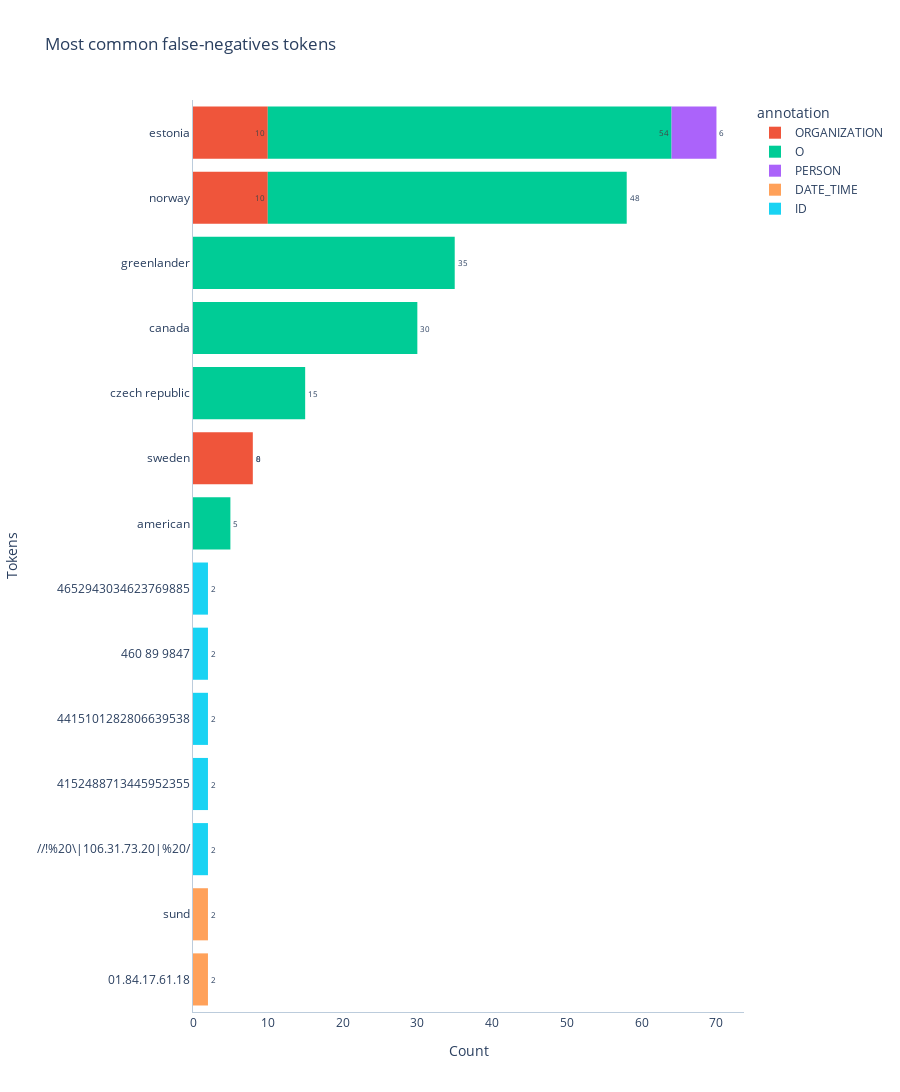
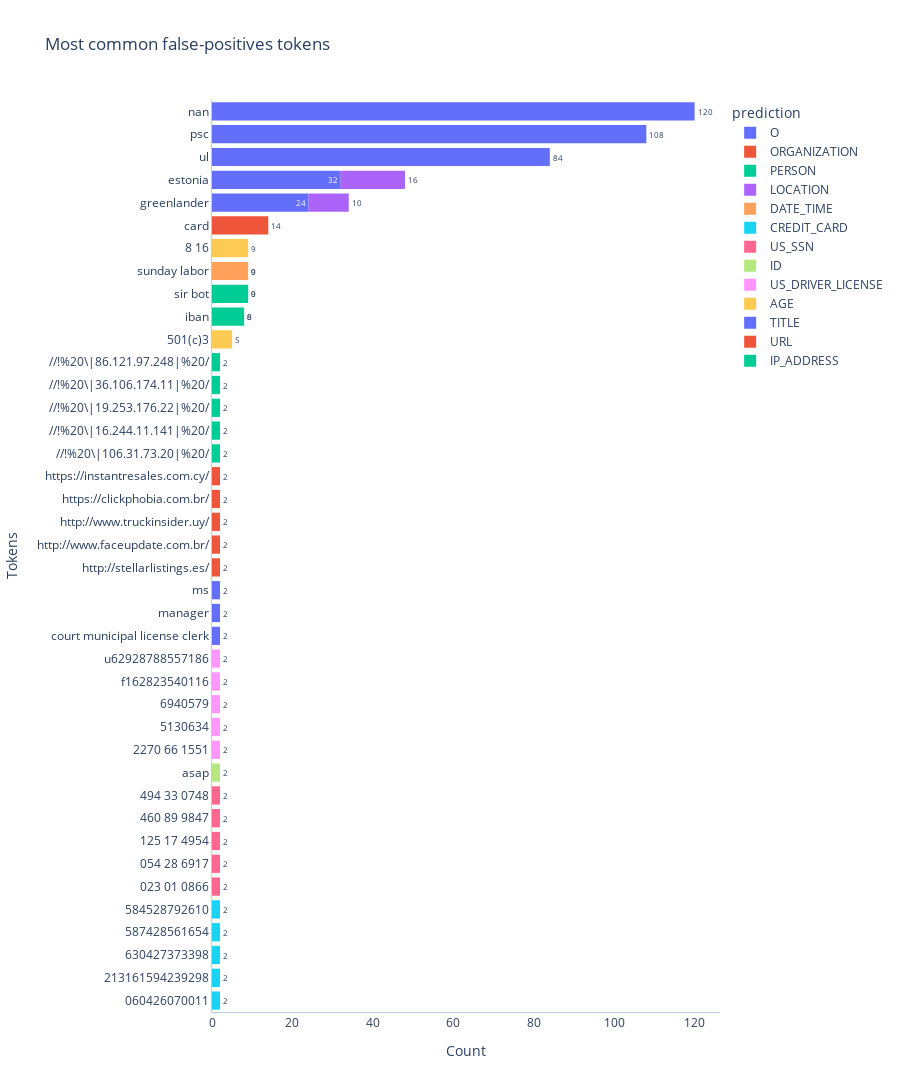

Notebook cell for these charts, in order:
### Code cell
plotter.plot_most_common_tokens(output_folder=output_folder)

### Figure 1 — Plotly figure (JSON) as saved in the notebook; plotly's stock layout.template omitted (floating-point values rounded to 4 significant figures)
{"data": [{"alignmentgroup": "True", "bingroup": "y", "cliponaxis": true, "histfunc": "sum", "hovertemplate": "annotation=ORGANIZATION<br>sum of 0=%{x}<br>token=%{y}<extra></extra>", "legendgroup": "ORGANIZATION", "marker": {"color": "#EF553B", "pattern": {"shape": ""}}, "name": "ORGANIZATION", "offsetgroup": "ORGANIZATION", "orientation": "h", "showlegend": true, "textangle": 0, "textfont": {"size": 8}, "textposition": "outside", "texttemplate": "%{value}", "type": "histogram", "x": [10, 10, 8], "xaxis": "x", "y": ["norway", "estonia", "sweden"], "yaxis": "y"}, {"alignmentgroup": "True", "bingroup": "y", "cliponaxis": true, "histfunc": "sum", "hovertemplate": "annotation=O<br>sum of 0=%{x}<br>token=%{y}<extra></extra>", "legendgroup": "O", "marker": {"color": "#00cc96", "pattern": {"shape": ""}}, "name": "O", "offsetgroup": "O", "orientation": "h", "showlegend": true, "textangle": 0, "textfont": {"size": 8}, "textposition": "outside", "texttemplate": "%{value}", "type": "histogram", "x": [9, 8, 9, 8, 7, 6, 9, 8, 7, 6, 5, 9, 8, 7, 6, 5, 9, 8, 7, 6, 5, 9, 8, 7, 6, 5], "xaxis": "x", "y": ["estonia", "norway", "estonia", "norway", "greenlander", "canada", "estonia", "norway", "greenlander", "canada", "czech republic", "estonia", "norway", "greenlander", "canada", "american", "estonia", "norway", "greenlander", "canada", "czech republic", "estonia", "norway", "greenlander", "canada", "czech republic"], "yaxis": "y"}, {"alignmentgroup": "True", "bingroup": "y", "cliponaxis": true, "histfunc": "sum", "hovertemplate": "annotation=PERSON<br>sum of 0=%{x}<br>token=%{y}<extra></extra>", "legendgroup": "PERSON", "marker": {"color": "#ab63fa", "pattern": {"shape": ""}}, "name": "PERSON", "offsetgroup": "PERSON", "orientation": "h", "showlegend": true, "textangle": 0, "textfont": {"size": 8}, "textposition": "outside", "texttemplate": "%{value}", "type": "histogram", "x": [6], "xaxis": "x", "y": ["estonia"], "yaxis": "y"}, {"alignmentgroup": "True", "bingroup": "y", "cliponaxis": true, "histfunc": "sum", "hovertemplate": "annotation=DATE_TIME<br>sum of 0=%{x}<br>token=%{y}<extra></extra>", "legendgroup": "DATE_TIME", "marker": {"color": "#FFA15A", "pattern": {"shape": ""}}, "name": "DATE_TIME", "offsetgroup": "DATE_TIME", "orientation": "h", "showlegend": true, "textangle": 0, "textfont": {"size": 8}, "textposition": "outside", "texttemplate": "%{value}", "type": "histogram", "x": [2, 2], "xaxis": "x", "y": ["01.84.17.61.18", "sund"], "yaxis": "y"}, {"alignmentgroup": "True", "bingroup": "y", "cliponaxis": true, "histfunc": "sum", "hovertemplate": "annotation=ID<br>sum of 0=%{x}<br>token=%{y}<extra></extra>", "legendgroup": "ID", "marker": {"color": "#19d3f3", "pattern": {"shape": ""}}, "name": "ID", "offsetgroup": "ID", "orientation": "h", "showlegend": true, "textangle": 0, "textfont": {"size": 8}, "textposition": "outside", "texttemplate": "%{value}", "type": "histogram", "x": [2, 2, 2, 2, 2], "xaxis": "x", "y": ["//!%20\\|106.31.73.20|%20/", "4152488713445952355", "4415101282806639538", "460 89 9847", "4652943034623769885"], "yaxis": "y"}], "layout": {"barmode": "relative", "height": 2970, "legend": {"title": {"text": "annotation"}, "tracegroupgap": 0}, "plot_bgcolor": "#FFF", "title": {"text": "Most common false-negatives tokens"}, "xaxis": {"anchor": "y", "domain": [0, 1], "linecolor": "#BCCCDC", "showgrid": false, "title": {"text": "Count"}}, "yaxis": {"anchor": "x", "categoryorder": "total ascending", "domain": [0, 1], "linecolor": "#BCCCDC", "showgrid": false, "title": {"text": "Tokens"}}}}

### Figure 2 — Plotly figure (JSON) as saved in the notebook; plotly's stock layout.template omitted (floating-point values rounded to 4 significant figures)
{"data": [{"alignmentgroup": "True", "bingroup": "y", "cliponaxis": true, "histfunc": "sum", "hovertemplate": "prediction=O<br>sum of 0=%{x}<br>token=%{y}<extra></extra>", "legendgroup": "O", "marker": {"color": "#636efa", "pattern": {"shape": ""}}, "name": "O", "offsetgroup": "O", "orientation": "h", "showlegend": true, "textangle": 0, "textfont": {"size": 8}, "textposition": "outside", "texttemplate": "%{value}", "type": "histogram", "x": [20, 18, 14, 8, 20, 18, 14, 20, 18, 14, 20, 18, 14, 8, 8, 20, 18, 14, 8, 8, 20, 18, 14, 8, 8], "xaxis": "x", "y": ["nan", "psc", "ul", "estonia", "nan", "psc", "ul", "nan", "psc", "ul", "nan", "psc", "ul", "estonia", "greenlander", "nan", "psc", "ul", "estonia", "greenlander", "nan", "psc", "ul", "estonia", "greenlander"], "yaxis": "y"}, {"alignmentgroup": "True", "bingroup": "y", "cliponaxis": true, "histfunc": "sum", "hovertemplate": "prediction=ORGANIZATION<br>sum of 0=%{x}<br>token=%{y}<extra></extra>", "legendgroup": "ORGANIZATION", "marker": {"color": "#EF553B", "pattern": {"shape": ""}}, "name": "ORGANIZATION", "offsetgroup": "ORGANIZATION", "orientation": "h", "showlegend": true, "textangle": 0, "textfont": {"size": 8}, "textposition": "outside", "texttemplate": "%{value}", "type": "histogram", "x": [14], "xaxis": "x", "y": ["card"], "yaxis": "y"}, {"alignmentgroup": "True", "bingroup": "y", "cliponaxis": true, "histfunc": "sum", "hovertemplate": "prediction=PERSON<br>sum of 0=%{x}<br>token=%{y}<extra></extra>", "legendgroup": "PERSON", "marker": {"color": "#00cc96", "pattern": {"shape": ""}}, "name": "PERSON", "offsetgroup": "PERSON", "orientation": "h", "showlegend": true, "textangle": 0, "textfont": {"size": 8}, "textposition": "outside", "texttemplate": "%{value}", "type": "histogram", "x": [9, 8], "xaxis": "x", "y": ["sir bot", "iban"], "yaxis": "y"}, {"alignmentgroup": "True", "bingroup": "y", "cliponaxis": true, "histfunc": "sum", "hovertemplate": "prediction=LOCATION<br>sum of 0=%{x}<br>token=%{y}<extra></extra>", "legendgroup": "LOCATION", "marker": {"color": "#ab63fa", "pattern": {"shape": ""}}, "name": "LOCATION", "offsetgroup": "LOCATION", "orientation": "h", "showlegend": true, "textangle": 0, "textfont": {"size": 8}, "textposition": "outside", "texttemplate": "%{value}", "type": "histogram", "x": [16, 10], "xaxis": "x", "y": ["estonia", "greenlander"], "yaxis": "y"}, {"alignmentgroup": "True", "bingroup": "y", "cliponaxis": true, "histfunc": "sum", "hovertemplate": "prediction=DATE_TIME<br>sum of 0=%{x}<br>token=%{y}<extra></extra>", "legendgroup": "DATE_TIME", "marker": {"color": "#FFA15A", "pattern": {"shape": ""}}, "name": "DATE_TIME", "offsetgroup": "DATE_TIME", "orientation": "h", "showlegend": true, "textangle": 0, "textfont": {"size": 8}, "textposition": "outside", "texttemplate": "%{value}", "type": "histogram", "x": [9], "xaxis": "x", "y": ["sunday labor"], "yaxis": "y"}, {"alignmentgroup": "True", "bingroup": "y", "cliponaxis": true, "histfunc": "sum", "hovertemplate": "prediction=CREDIT_CARD<br>sum of 0=%{x}<br>token=%{y}<extra></extra>", "legendgroup": "CREDIT_CARD", "marker": {"color": "#19d3f3", "pattern": {"shape": ""}}, "name": "CREDIT_CARD", "offsetgroup": "CREDIT_CARD", "orientation": "h", "showlegend": true, "textangle": 0, "textfont": {"size": 8}, "textposition": "outside", "texttemplate": "%{value}", "type": "histogram", "x": [2, 2, 2, 2, 2], "xaxis": "x", "y": ["060426070011", "213161594239298", "630427373398", "587428561654", "584528792610"], "yaxis": "y"}, {"alignmentgroup": "True", "bingroup": "y", "cliponaxis": true, "histfunc": "sum", "hovertemplate": "prediction=US_SSN<br>sum of 0=%{x}<br>token=%{y}<extra></extra>", "legendgroup": "US_SSN", "marker": {"color": "#FF6692", "pattern": {"shape": ""}}, "name": "US_SSN", "offsetgroup": "US_SSN", "orientation": "h", "showlegend": true, "textangle": 0, "textfont": {"size": 8}, "textposition": "outside", "texttemplate": "%{value}", "type": "histogram", "x": [2, 2, 2, 2, 2], "xaxis": "x", "y": ["023 01 0866", "054 28 6917", "125 17 4954", "460 89 9847", "494 33 0748"], "yaxis": "y"}, {"alignmentgroup": "True", "bingroup": "y", "cliponaxis": true, "histfunc": "sum", "hovertemplate": "prediction=ID<br>sum of 0=%{x}<br>token=%{y}<extra></extra>", "legendgroup": "ID", "marker": {"color": "#B6E880", "pattern": {"shape": ""}}, "name": "ID", "offsetgroup": "ID", "orientation": "h", "showlegend": true, "textangle": 0, "textfont": {"size": 8}, "textposition": "outside", "texttemplate": "%{value}", "type": "histogram", "x": [2], "xaxis": "x", "y": ["asap"], "yaxis": "y"}, {"alignmentgroup": "True", "bingroup": "y", "cliponaxis": true, "histfunc": "sum", "hovertemplate": "prediction=US_DRIVER_LICENSE<br>sum of 0=%{x}<br>token=%{y}<extra></extra>", "legendgroup": "US_DRIVER_LICENSE", "marker": {"color": "#FF97FF", "pattern": {"shape": ""}}, "name": "US_DRIVER_LICENSE", "offsetgroup": "US_DRIVER_LICENSE", "orientation": "h", "showlegend": true, "textangle": 0, "textfont": {"size": 8}, "textposition": "outside", "texttemplate": "%{value}", "type": "histogram", "x": [2, 2, 2, 2, 2], "xaxis": "x", "y": ["2270 66 1551", "5130634", "6940579", "f162823540116", "u62928788557186"], "yaxis": "y"}, {"alignmentgroup": "True", "bingroup": "y", "cliponaxis": true, "histfunc": "sum", "hovertemplate": "prediction=AGE<br>sum of 0=%{x}<br>token=%{y}<extra></extra>", "legendgroup": "AGE", "marker": {"color": "#FECB52", "pattern": {"shape": ""}}, "name": "AGE", "offsetgroup": "AGE", "orientation": "h", "showlegend": true, "textangle": 0, "textfont": {"size": 8}, "textposition": "outside", "texttemplate": "%{value}", "type": "histogram", "x": [9, 5], "xaxis": "x", "y": ["8 16", "501(c)3"], "yaxis": "y"}, {"alignmentgroup": "True", "bingroup": "y", "cliponaxis": true, "histfunc": "sum", "hovertemplate": "prediction=TITLE<br>sum of 0=%{x}<br>token=%{y}<extra></extra>", "legendgroup": "TITLE", "marker": {"color": "#636efa", "pattern": {"shape": ""}}, "name": "TITLE", "offsetgroup": "TITLE", "orientation": "h", "showlegend": true, "textangle": 0, "textfont": {"size": 8}, "textposition": "outside", "texttemplate": "%{value}", "type": "histogram", "x": [2, 2, 2], "xaxis": "x", "y": ["court municipal license clerk", "manager", "ms"], "yaxis": "y"}, {"alignmentgroup": "True", "bingroup": "y", "cliponaxis": true, "histfunc": "sum", "hovertemplate": "prediction=URL<br>sum of 0=%{x}<br>token=%{y}<extra></extra>", "legendgroup": "URL", "marker": {"color": "#EF553B", "pattern": {"shape": ""}}, "name": "URL", "offsetgroup": "URL", "orientation": "h", "showlegend": true, "textangle": 0, "textfont": {"size": 8}, "textposition": "outside", "texttemplate": "%{value}", "type": "histogram", "x": [2, 2, 2, 2, 2], "xaxis": "x", "y": ["http://stellarlistings.es/", "http://www.faceupdate.com.br/", "http://www.truckinsider.uy/", "https://clickphobia.com.br/", "https://instantresales.com.cy/"], "yaxis": "y"}, {"alignmentgroup": "True", "bingroup": "y", "cliponaxis": true, "histfunc": "sum", "hovertemplate": "prediction=IP_ADDRESS<br>sum of 0=%{x}<br>token=%{y}<extra></extra>", "legendgroup": "IP_ADDRESS", "marker": {"color": "#00cc96", "pattern": {"shape": ""}}, "name": "IP_ADDRESS", "offsetgroup": "IP_ADDRESS", "orientation": "h", "showlegend": true, "textangle": 0, "textfont": {"size": 8}, "textposition": "outside", "texttemplate": "%{value}", "type": "histogram", "x": [2, 2, 2, 2, 2], "xaxis": "x", "y": ["//!%20\\|106.31.73.20|%20/", "//!%20\\|16.244.11.141|%20/", "//!%20\\|19.253.176.22|%20/", "//!%20\\|36.106.174.11|%20/", "//!%20\\|86.121.97.248|%20/"], "yaxis": "y"}], "layout": {"barmode": "relative", "height": 1860, "legend": {"title": {"text": "prediction"}, "tracegroupgap": 0}, "plot_bgcolor": "#FFF", "title": {"text": "Most common false-positives tokens"}, "xaxis": {"anchor": "y", "domain": [0, 1], "linecolor": "#BCCCDC", "showgrid": false, "title": {"text": "Count"}}, "yaxis": {"anchor": "x", "categoryorder": "total ascending", "domain": [0, 1], "linecolor": "#BCCCDC", "showgrid": false, "title": {"text": "Tokens"}}}}
